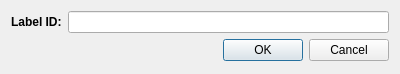
<?xml version="1.0" encoding="UTF-8"?>
<ui version="4.0">
 <class>DialogEnterLabel</class>
 <widget class="QDialog" name="DialogEnterLabel">
  <property name="geometry">
   <rect>
    <x>0</x>
    <y>0</y>
    <width>400</width>
    <height>74</height>
   </rect>
  </property>
  <property name="windowTitle">
   <string>Enter the label ID</string>
  </property>
  <layout class="QVBoxLayout" name="verticalLayout">
   <item>
    <layout class="QHBoxLayout" name="horizontalLayout">
     <item>
      <widget class="QLabel" name="uil_explanation">
       <property name="font">
        <font>
         <weight>75</weight>
         <bold>true</bold>
        </font>
       </property>
       <property name="text">
        <string>Label ID:</string>
       </property>
      </widget>
     </item>
     <item>
      <widget class="QLineEdit" name="uile_label"/>
     </item>
    </layout>
   </item>
   <item>
    <widget class="QDialogButtonBox" name="buttonBox">
     <property name="orientation">
      <enum>Qt::Horizontal</enum>
     </property>
     <property name="standardButtons">
      <set>QDialogButtonBox::Cancel|QDialogButtonBox::Ok</set>
     </property>
    </widget>
   </item>
  </layout>
 </widget>
 <resources/>
 <connections>
  <connection>
   <sender>buttonBox</sender>
   <signal>accepted()</signal>
   <receiver>DialogEnterLabel</receiver>
   <slot>accept()</slot>
   <hints>
    <hint type="sourcelabel">
     <x>248</x>
     <y>254</y>
    </hint>
    <hint type="destinationlabel">
     <x>157</x>
     <y>274</y>
    </hint>
   </hints>
  </connection>
  <connection>
   <sender>buttonBox</sender>
   <signal>rejected()</signal>
   <receiver>DialogEnterLabel</receiver>
   <slot>reject()</slot>
   <hints>
    <hint type="sourcelabel">
     <x>316</x>
     <y>260</y>
    </hint>
    <hint type="destinationlabel">
     <x>286</x>
     <y>274</y>
    </hint>
   </hints>
  </connection>
 </connections>
</ui>
